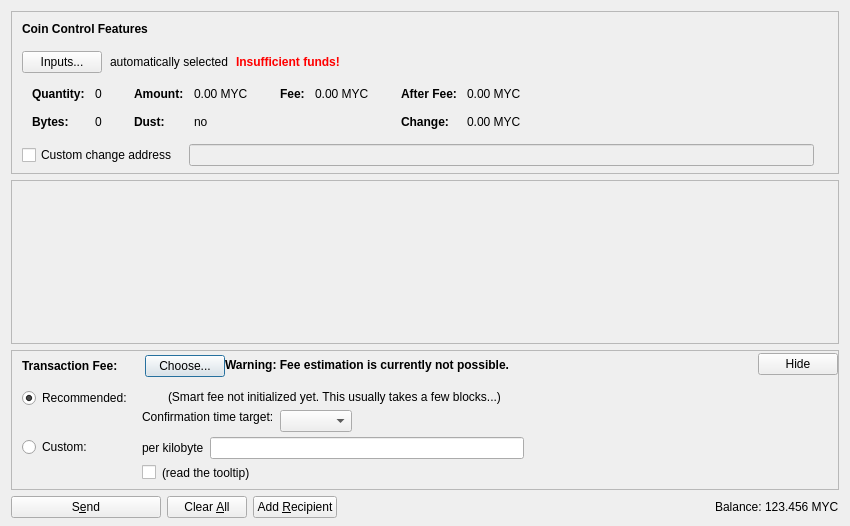
<?xml version="1.0" encoding="UTF-8"?>
<ui version="4.0">
 <class>SendCoinsDialog</class>
 <widget class="QDialog" name="SendCoinsDialog">
  <property name="geometry">
   <rect>
    <x>0</x>
    <y>0</y>
    <width>850</width>
    <height>526</height>
   </rect>
  </property>
  <property name="windowTitle">
   <string>Send Coins</string>
  </property>
  <layout class="QVBoxLayout" name="verticalLayout" stretch="0,1,0,0">
   <property name="bottomMargin">
    <number>8</number>
   </property>
   <item>
    <widget class="QFrame" name="frameCoinControl">
     <property name="sizePolicy">
      <sizepolicy hsizetype="Expanding" vsizetype="Expanding">
       <horstretch>0</horstretch>
       <verstretch>0</verstretch>
      </sizepolicy>
     </property>
     <property name="maximumSize">
      <size>
       <width>16777215</width>
       <height>16777215</height>
      </size>
     </property>
     <property name="frameShape">
      <enum>QFrame::StyledPanel</enum>
     </property>
     <property name="frameShadow">
      <enum>QFrame::Sunken</enum>
     </property>
     <layout class="QVBoxLayout" name="verticalLayoutCoinControl2">
      <property name="spacing">
       <number>0</number>
      </property>
      <property name="leftMargin">
       <number>0</number>
      </property>
      <property name="topMargin">
       <number>0</number>
      </property>
      <property name="rightMargin">
       <number>0</number>
      </property>
      <property name="bottomMargin">
       <number>6</number>
      </property>
      <item>
       <layout class="QVBoxLayout" name="verticalLayoutCoinControl" stretch="0,0,0,0,1">
        <property name="spacing">
         <number>0</number>
        </property>
        <property name="leftMargin">
         <number>10</number>
        </property>
        <property name="topMargin">
         <number>10</number>
        </property>
        <item>
         <layout class="QHBoxLayout" name="horizontalLayoutCoinControl1">
          <property name="bottomMargin">
           <number>15</number>
          </property>
          <item>
           <widget class="QLabel" name="labelCoinControlFeatures">
            <property name="sizePolicy">
             <sizepolicy hsizetype="Preferred" vsizetype="Maximum">
              <horstretch>0</horstretch>
              <verstretch>0</verstretch>
             </sizepolicy>
            </property>
            <property name="font">
             <font>
              <weight>75</weight>
              <bold>true</bold>
             </font>
            </property>
            <property name="styleSheet">
             <string notr="true">font-weight:bold;</string>
            </property>
            <property name="text">
             <string>Coin Control Features</string>
            </property>
           </widget>
          </item>
         </layout>
        </item>
        <item>
         <layout class="QHBoxLayout" name="horizontalLayoutCoinControl2" stretch="0,0,0,0">
          <property name="spacing">
           <number>8</number>
          </property>
          <property name="bottomMargin">
           <number>10</number>
          </property>
          <item>
           <widget class="QPushButton" name="pushButtonCoinControl">
            <property name="styleSheet">
             <string notr="true"/>
            </property>
            <property name="text">
             <string>Inputs...</string>
            </property>
            <property name="autoDefault">
             <bool>false</bool>
            </property>
           </widget>
          </item>
          <item>
           <widget class="QLabel" name="labelCoinControlAutomaticallySelected">
            <property name="text">
             <string>automatically selected</string>
            </property>
            <property name="margin">
             <number>5</number>
            </property>
           </widget>
          </item>
          <item>
           <widget class="QLabel" name="labelCoinControlInsuffFunds">
            <property name="font">
             <font>
              <weight>75</weight>
              <bold>true</bold>
             </font>
            </property>
            <property name="styleSheet">
             <string notr="true">color:red;font-weight:bold;</string>
            </property>
            <property name="text">
             <string>Insufficient funds!</string>
            </property>
            <property name="margin">
             <number>5</number>
            </property>
           </widget>
          </item>
          <item>
           <spacer name="horizontalSpacerCoinControl">
            <property name="orientation">
             <enum>Qt::Horizontal</enum>
            </property>
            <property name="sizeHint" stdset="0">
             <size>
              <width>40</width>
              <height>1</height>
             </size>
            </property>
           </spacer>
          </item>
         </layout>
        </item>
        <item>
         <widget class="QWidget" name="widgetCoinControl" native="true">
          <property name="sizePolicy">
           <sizepolicy hsizetype="Preferred" vsizetype="Preferred">
            <horstretch>0</horstretch>
            <verstretch>0</verstretch>
           </sizepolicy>
          </property>
          <property name="minimumSize">
           <size>
            <width>0</width>
            <height>0</height>
           </size>
          </property>
          <property name="styleSheet">
           <string notr="true"/>
          </property>
          <layout class="QHBoxLayout" name="horizontalLayoutCoinControl5">
           <property name="leftMargin">
            <number>0</number>
           </property>
           <property name="topMargin">
            <number>0</number>
           </property>
           <property name="rightMargin">
            <number>0</number>
           </property>
           <property name="bottomMargin">
            <number>0</number>
           </property>
           <item>
            <layout class="QHBoxLayout" name="horizontalLayoutCoinControl3" stretch="0,0,0,1">
             <property name="spacing">
              <number>20</number>
             </property>
             <property name="topMargin">
              <number>0</number>
             </property>
             <property name="bottomMargin">
              <number>10</number>
             </property>
             <item>
              <layout class="QFormLayout" name="formLayoutCoinControl1">
               <property name="horizontalSpacing">
                <number>10</number>
               </property>
               <property name="verticalSpacing">
                <number>14</number>
               </property>
               <property name="leftMargin">
                <number>10</number>
               </property>
               <property name="topMargin">
                <number>4</number>
               </property>
               <property name="rightMargin">
                <number>6</number>
               </property>
               <item row="0" column="0">
                <widget class="QLabel" name="labelCoinControlQuantityText">
                 <property name="font">
                  <font>
                   <weight>75</weight>
                   <bold>true</bold>
                  </font>
                 </property>
                 <property name="text">
                  <string>Quantity:</string>
                 </property>
                 <property name="margin">
                  <number>0</number>
                 </property>
                </widget>
               </item>
               <item row="0" column="1">
                <widget class="QLabel" name="labelCoinControlQuantity">
                 <property name="cursor">
                  <cursorShape>IBeamCursor</cursorShape>
                 </property>
                 <property name="contextMenuPolicy">
                  <enum>Qt::ActionsContextMenu</enum>
                 </property>
                 <property name="text">
                  <string notr="true">0</string>
                 </property>
                 <property name="margin">
                  <number>0</number>
                 </property>
                 <property name="textInteractionFlags">
                  <set>Qt::LinksAccessibleByMouse|Qt::TextSelectableByKeyboard|Qt::TextSelectableByMouse</set>
                 </property>
                </widget>
               </item>
               <item row="1" column="0">
                <widget class="QLabel" name="labelCoinControlBytesText">
                 <property name="font">
                  <font>
                   <weight>75</weight>
                   <bold>true</bold>
                  </font>
                 </property>
                 <property name="text">
                  <string>Bytes:</string>
                 </property>
                </widget>
               </item>
               <item row="1" column="1">
                <widget class="QLabel" name="labelCoinControlBytes">
                 <property name="cursor">
                  <cursorShape>IBeamCursor</cursorShape>
                 </property>
                 <property name="contextMenuPolicy">
                  <enum>Qt::ActionsContextMenu</enum>
                 </property>
                 <property name="text">
                  <string notr="true">0</string>
                 </property>
                 <property name="textInteractionFlags">
                  <set>Qt::LinksAccessibleByMouse|Qt::TextSelectableByKeyboard|Qt::TextSelectableByMouse</set>
                 </property>
                </widget>
               </item>
              </layout>
             </item>
             <item>
              <layout class="QFormLayout" name="formLayoutCoinControl2">
               <property name="horizontalSpacing">
                <number>10</number>
               </property>
               <property name="verticalSpacing">
                <number>14</number>
               </property>
               <property name="leftMargin">
                <number>6</number>
               </property>
               <property name="topMargin">
                <number>4</number>
               </property>
               <property name="rightMargin">
                <number>6</number>
               </property>
               <item row="0" column="0">
                <widget class="QLabel" name="labelCoinControlAmountText">
                 <property name="font">
                  <font>
                   <weight>75</weight>
                   <bold>true</bold>
                  </font>
                 </property>
                 <property name="text">
                  <string>Amount:</string>
                 </property>
                 <property name="margin">
                  <number>0</number>
                 </property>
                </widget>
               </item>
               <item row="0" column="1">
                <widget class="QLabel" name="labelCoinControlAmount">
                 <property name="cursor">
                  <cursorShape>IBeamCursor</cursorShape>
                 </property>
                 <property name="contextMenuPolicy">
                  <enum>Qt::ActionsContextMenu</enum>
                 </property>
                 <property name="text">
                  <string notr="true">0.00 MYC</string>
                 </property>
                 <property name="textInteractionFlags">
                  <set>Qt::LinksAccessibleByMouse|Qt::TextSelectableByKeyboard|Qt::TextSelectableByMouse</set>
                 </property>
                </widget>
               </item>
               <item row="1" column="0">
                <widget class="QLabel" name="labelCoinControlLowOutputText">
                 <property name="font">
                  <font>
                   <weight>75</weight>
                   <bold>true</bold>
                  </font>
                 </property>
                 <property name="text">
                  <string>Dust:</string>
                 </property>
                </widget>
               </item>
               <item row="1" column="1">
                <widget class="QLabel" name="labelCoinControlLowOutput">
                 <property name="cursor">
                  <cursorShape>IBeamCursor</cursorShape>
                 </property>
                 <property name="contextMenuPolicy">
                  <enum>Qt::ActionsContextMenu</enum>
                 </property>
                 <property name="text">
                  <string notr="true">no</string>
                 </property>
                 <property name="textInteractionFlags">
                  <set>Qt::LinksAccessibleByMouse|Qt::TextSelectableByKeyboard|Qt::TextSelectableByMouse</set>
                 </property>
                </widget>
               </item>
              </layout>
             </item>
             <item>
              <layout class="QFormLayout" name="formLayoutCoinControl3">
               <property name="horizontalSpacing">
                <number>10</number>
               </property>
               <property name="verticalSpacing">
                <number>14</number>
               </property>
               <property name="leftMargin">
                <number>6</number>
               </property>
               <property name="topMargin">
                <number>4</number>
               </property>
               <property name="rightMargin">
                <number>6</number>
               </property>
               <item row="0" column="0">
                <widget class="QLabel" name="labelCoinControlFeeText">
                 <property name="font">
                  <font>
                   <weight>75</weight>
                   <bold>true</bold>
                  </font>
                 </property>
                 <property name="text">
                  <string>Fee:</string>
                 </property>
                 <property name="margin">
                  <number>0</number>
                 </property>
                </widget>
               </item>
               <item row="0" column="1">
                <widget class="QLabel" name="labelCoinControlFee">
                 <property name="cursor">
                  <cursorShape>IBeamCursor</cursorShape>
                 </property>
                 <property name="contextMenuPolicy">
                  <enum>Qt::ActionsContextMenu</enum>
                 </property>
                 <property name="text">
                  <string notr="true">0.00 MYC</string>
                 </property>
                 <property name="textInteractionFlags">
                  <set>Qt::LinksAccessibleByMouse|Qt::TextSelectableByKeyboard|Qt::TextSelectableByMouse</set>
                 </property>
                </widget>
               </item>
              </layout>
             </item>
             <item>
              <layout class="QFormLayout" name="formLayoutCoinControl4">
               <property name="horizontalSpacing">
                <number>10</number>
               </property>
               <property name="verticalSpacing">
                <number>14</number>
               </property>
               <property name="leftMargin">
                <number>6</number>
               </property>
               <property name="topMargin">
                <number>4</number>
               </property>
               <property name="rightMargin">
                <number>6</number>
               </property>
               <item row="0" column="0">
                <widget class="QLabel" name="labelCoinControlAfterFeeText">
                 <property name="font">
                  <font>
                   <weight>75</weight>
                   <bold>true</bold>
                  </font>
                 </property>
                 <property name="text">
                  <string>After Fee:</string>
                 </property>
                 <property name="margin">
                  <number>0</number>
                 </property>
                </widget>
               </item>
               <item row="0" column="1">
                <widget class="QLabel" name="labelCoinControlAfterFee">
                 <property name="cursor">
                  <cursorShape>IBeamCursor</cursorShape>
                 </property>
                 <property name="contextMenuPolicy">
                  <enum>Qt::ActionsContextMenu</enum>
                 </property>
                 <property name="text">
                  <string notr="true">0.00 MYC</string>
                 </property>
                 <property name="textInteractionFlags">
                  <set>Qt::LinksAccessibleByMouse|Qt::TextSelectableByKeyboard|Qt::TextSelectableByMouse</set>
                 </property>
                </widget>
               </item>
               <item row="1" column="0">
                <widget class="QLabel" name="labelCoinControlChangeText">
                 <property name="font">
                  <font>
                   <weight>75</weight>
                   <bold>true</bold>
                  </font>
                 </property>
                 <property name="text">
                  <string>Change:</string>
                 </property>
                </widget>
               </item>
               <item row="1" column="1">
                <widget class="QLabel" name="labelCoinControlChange">
                 <property name="cursor">
                  <cursorShape>IBeamCursor</cursorShape>
                 </property>
                 <property name="contextMenuPolicy">
                  <enum>Qt::ActionsContextMenu</enum>
                 </property>
                 <property name="text">
                  <string notr="true">0.00 MYC</string>
                 </property>
                 <property name="textInteractionFlags">
                  <set>Qt::LinksAccessibleByMouse|Qt::TextSelectableByKeyboard|Qt::TextSelectableByMouse</set>
                 </property>
                </widget>
               </item>
              </layout>
             </item>
            </layout>
           </item>
          </layout>
         </widget>
        </item>
        <item>
         <layout class="QHBoxLayout" name="horizontalLayoutCoinControl4" stretch="0,0,0">
          <property name="spacing">
           <number>12</number>
          </property>
          <property name="sizeConstraint">
           <enum>QLayout::SetDefaultConstraint</enum>
          </property>
          <property name="topMargin">
           <number>5</number>
          </property>
          <property name="rightMargin">
           <number>5</number>
          </property>
          <item>
           <widget class="QCheckBox" name="checkBoxCoinControlChange">
            <property name="toolTip">
             <string>If this is activated, but the change address is empty or invalid, change will be sent to a newly generated address.</string>
            </property>
            <property name="text">
             <string>Custom change address</string>
            </property>
           </widget>
          </item>
          <item>
           <widget class="QValidatedLineEdit" name="lineEditCoinControlChange">
            <property name="enabled">
             <bool>false</bool>
            </property>
            <property name="sizePolicy">
             <sizepolicy hsizetype="Expanding" vsizetype="Fixed">
              <horstretch>0</horstretch>
              <verstretch>0</verstretch>
             </sizepolicy>
            </property>
           </widget>
          </item>
          <item>
           <widget class="QLabel" name="labelCoinControlChangeLabel">
            <property name="sizePolicy">
             <sizepolicy hsizetype="Preferred" vsizetype="Expanding">
              <horstretch>0</horstretch>
              <verstretch>0</verstretch>
             </sizepolicy>
            </property>
            <property name="minimumSize">
             <size>
              <width>0</width>
              <height>0</height>
             </size>
            </property>
            <property name="text">
             <string/>
            </property>
            <property name="margin">
             <number>3</number>
            </property>
           </widget>
          </item>
         </layout>
        </item>
        <item>
         <spacer name="verticalSpacerCoinControl">
          <property name="orientation">
           <enum>Qt::Vertical</enum>
          </property>
          <property name="sizeHint" stdset="0">
           <size>
            <width>800</width>
            <height>1</height>
           </size>
          </property>
         </spacer>
        </item>
       </layout>
      </item>
     </layout>
    </widget>
   </item>
   <item>
    <widget class="QScrollArea" name="scrollArea">
     <property name="widgetResizable">
      <bool>true</bool>
     </property>
     <widget class="QWidget" name="scrollAreaWidgetContents">
      <property name="geometry">
       <rect>
        <x>0</x>
        <y>0</y>
        <width>830</width>
        <height>104</height>
       </rect>
      </property>
      <layout class="QVBoxLayout" name="verticalLayout_2" stretch="0,1">
       <property name="leftMargin">
        <number>0</number>
       </property>
       <property name="topMargin">
        <number>0</number>
       </property>
       <property name="rightMargin">
        <number>0</number>
       </property>
       <property name="bottomMargin">
        <number>0</number>
       </property>
       <item>
        <layout class="QVBoxLayout" name="entries">
         <property name="spacing">
          <number>6</number>
         </property>
        </layout>
       </item>
       <item>
        <spacer name="verticalSpacer">
         <property name="orientation">
          <enum>Qt::Vertical</enum>
         </property>
         <property name="sizeHint" stdset="0">
          <size>
           <width>20</width>
           <height>40</height>
          </size>
         </property>
        </spacer>
       </item>
      </layout>
     </widget>
    </widget>
   </item>
   <item>
    <widget class="QFrame" name="frameFee">
     <property name="sizePolicy">
      <sizepolicy hsizetype="Expanding" vsizetype="Expanding">
       <horstretch>0</horstretch>
       <verstretch>0</verstretch>
      </sizepolicy>
     </property>
     <property name="maximumSize">
      <size>
       <width>16777215</width>
       <height>16777215</height>
      </size>
     </property>
     <property name="frameShape">
      <enum>QFrame::StyledPanel</enum>
     </property>
     <property name="frameShadow">
      <enum>QFrame::Sunken</enum>
     </property>
     <layout class="QVBoxLayout" name="verticalLayoutFee1">
      <property name="spacing">
       <number>0</number>
      </property>
      <property name="leftMargin">
       <number>0</number>
      </property>
      <property name="topMargin">
       <number>0</number>
      </property>
      <property name="rightMargin">
       <number>0</number>
      </property>
      <property name="bottomMargin">
       <number>0</number>
      </property>
      <item>
       <layout class="QVBoxLayout" name="verticalLayoutFee2" stretch="0,0,0">
        <property name="spacing">
         <number>0</number>
        </property>
        <property name="leftMargin">
         <number>10</number>
        </property>
        <property name="topMargin">
         <number>0</number>
        </property>
        <item>
         <layout class="QHBoxLayout" name="horizontalLayoutFee1">
          <property name="bottomMargin">
           <number>0</number>
          </property>
          <item>
           <layout class="QVBoxLayout" name="verticalLayoutFee7">
            <property name="spacing">
             <number>0</number>
            </property>
            <item>
             <spacer name="verticalSpacerSmartFee">
              <property name="orientation">
               <enum>Qt::Vertical</enum>
              </property>
              <property name="sizeType">
               <enum>QSizePolicy::Fixed</enum>
              </property>
              <property name="sizeHint" stdset="0">
               <size>
                <width>1</width>
                <height>4</height>
               </size>
              </property>
             </spacer>
            </item>
            <item>
             <layout class="QHBoxLayout" name="horizontalLayoutSmartFee">
              <property name="spacing">
               <number>10</number>
              </property>
              <item>
               <widget class="QLabel" name="labelFeeHeadline">
                <property name="sizePolicy">
                 <sizepolicy hsizetype="Preferred" vsizetype="Maximum">
                  <horstretch>0</horstretch>
                  <verstretch>0</verstretch>
                 </sizepolicy>
                </property>
                <property name="font">
                 <font>
                  <weight>75</weight>
                  <bold>true</bold>
                 </font>
                </property>
                <property name="styleSheet">
                 <string notr="true">font-weight:bold;</string>
                </property>
                <property name="text">
                 <string>Transaction Fee:</string>
                </property>
               </widget>
              </item>
              <item>
               <widget class="QLabel" name="labelFeeMinimized">
                <property name="text">
                 <string/>
                </property>
               </widget>
              </item>
              <item>
               <widget class="QPushButton" name="buttonChooseFee">
                <property name="text">
                 <string>Choose...</string>
                </property>
               </widget>
              </item>
             </layout>
            </item>
            <item>
             <spacer name="verticalSpacer_5">
              <property name="orientation">
               <enum>Qt::Vertical</enum>
              </property>
              <property name="sizeHint" stdset="0">
               <size>
                <width>1</width>
                <height>1</height>
               </size>
              </property>
             </spacer>
            </item>
           </layout>
          </item>
          <item>
           <widget class="QLabel" name="fallbackFeeWarningLabel">
            <property name="toolTip">
             <string>Using the fallbackfee can result in sending a transaction that will take several hours or days (or never) to confirm. Consider choosing your fee manually or wait until you have validated the complete chain.</string>
            </property>
            <property name="font">
            <font>
                <weight>75</weight>
                <bold>true</bold>
            </font>
            </property>
            <property name="text">
             <string>Warning: Fee estimation is currently not possible.</string>
            </property>
            <property name="wordWrap">
             <bool>false</bool>
            </property>
           </widget>
          </item>
          <item>
           <spacer name="horizontalSpacer_4">
            <property name="orientation">
             <enum>Qt::Horizontal</enum>
            </property>
            <property name="sizeType">
             <enum>QSizePolicy::MinimumExpanding</enum>
            </property>
            <property name="sizeHint" stdset="0">
             <size>
              <width>40</width>
              <height>20</height>
             </size>
            </property>
           </spacer>
          </item>
          <item>
           <widget class="QPushButton" name="buttonMinimizeFee">
            <property name="toolTip">
             <string>collapse fee-settings</string>
            </property>
            <property name="text">
             <string>Hide</string>
            </property>
           </widget>
          </item>
         </layout>
        </item>
        <item>
         <widget class="QFrame" name="frameFeeSelection">
          <layout class="QVBoxLayout" name="verticalLayoutFee12">
           <property name="spacing">
            <number>0</number>
           </property>
           <property name="leftMargin">
            <number>0</number>
           </property>
           <property name="topMargin">
            <number>0</number>
           </property>
           <property name="rightMargin">
            <number>0</number>
           </property>
           <property name="bottomMargin">
            <number>0</number>
           </property>
           <item>
            <layout class="QGridLayout" name="gridLayoutFee">
             <property name="topMargin">
              <number>10</number>
             </property>
             <property name="bottomMargin">
              <number>4</number>
             </property>
             <property name="horizontalSpacing">
              <number>10</number>
             </property>
             <property name="verticalSpacing">
              <number>4</number>
             </property>
             <item row="1" column="1">
              <layout class="QVBoxLayout" name="verticalLayoutFee8">
               <property name="spacing">
                <number>6</number>
               </property>
               <item>
                <layout class="QHBoxLayout" name="horizontalLayoutFee13">
                 <item>
                  <widget class="QLabel" name="labelCustomPerKilobyte">
                   <property name="toolTip">
                    <string>If the custom fee is set to 1000 satoshis and the transaction is only 250 bytes, then &quot;per kilobyte&quot; only pays 250 satoshis in fee, while &quot;total at least&quot; pays 1000 satoshis. For transactions bigger than a kilobyte both pay by kilobyte.</string>
                   </property>
                   <property name="text">
                    <string>per kilobyte</string>
                   </property>
                  </widget>
                 </item>
                 <item>
                  <widget class="BitcoinAmountField" name="customFee"/>
                 </item>
                 <item>
                  <spacer name="horizontalSpacer_6">
                   <property name="orientation">
                    <enum>Qt::Horizontal</enum>
                   </property>
                   <property name="sizeHint" stdset="0">
                    <size>
                     <width>1</width>
                     <height>1</height>
                    </size>
                   </property>
                  </spacer>
                 </item>
                </layout>
               </item>
               <item>
                <layout class="QHBoxLayout" name="horizontalLayoutFee8">
                 <item>
                  <widget class="QCheckBox" name="checkBoxMinimumFee">
                   <property name="toolTip">
                    <string>Paying only the minimum fee is just fine as long as there is less transaction volume than space in the blocks. But be aware that this can end up in a never confirming transaction once there is more demand for mycoin transactions than the network can process.</string>
                   </property>
                   <property name="text">
                    <string/>
                   </property>
                  </widget>
                 </item>
                 <item>
                  <widget class="QLabel" name="labelMinFeeWarning">
                   <property name="enabled">
                    <bool>true</bool>
                   </property>
                   <property name="toolTip">
                    <string>Paying only the minimum fee is just fine as long as there is less transaction volume than space in the blocks. But be aware that this can end up in a never confirming transaction once there is more demand for mycoin transactions than the network can process.</string>
                   </property>
                   <property name="text">
                    <string>(read the tooltip)</string>
                   </property>
                   <property name="margin">
                    <number>5</number>
                   </property>
                  </widget>
                 </item>
                 <item>
                  <spacer name="horizontalSpacer_2">
                   <property name="orientation">
                    <enum>Qt::Horizontal</enum>
                   </property>
                   <property name="sizeHint" stdset="0">
                    <size>
                     <width>1</width>
                     <height>1</height>
                    </size>
                   </property>
                  </spacer>
                 </item>
                </layout>
               </item>
              </layout>
             </item>
             <item row="0" column="0">
              <layout class="QVBoxLayout" name="verticalLayoutFee4" stretch="0,1">
               <item>
                <widget class="QRadioButton" name="radioSmartFee">
                 <property name="text">
                  <string>Recommended:</string>
                 </property>
                 <property name="checked">
                  <bool>true</bool>
                 </property>
                 <attribute name="buttonGroup">
                  <string notr="true">groupFee</string>
                 </attribute>
                </widget>
               </item>
               <item>
                <spacer name="verticalSpacer_2">
                 <property name="orientation">
                  <enum>Qt::Vertical</enum>
                 </property>
                 <property name="sizeHint" stdset="0">
                  <size>
                   <width>1</width>
                   <height>1</height>
                  </size>
                 </property>
                </spacer>
               </item>
              </layout>
             </item>
             <item row="1" column="0">
              <layout class="QVBoxLayout" name="verticalLayoutFee9" stretch="0,1">
               <item>
                <widget class="QRadioButton" name="radioCustomFee">
                 <property name="text">
                  <string>Custom:</string>
                 </property>
                 <attribute name="buttonGroup">
                  <string notr="true">groupFee</string>
                 </attribute>
                </widget>
               </item>
               <item>
                <spacer name="verticalSpacer_6">
                 <property name="orientation">
                  <enum>Qt::Vertical</enum>
                 </property>
                 <property name="sizeHint" stdset="0">
                  <size>
                   <width>1</width>
                   <height>1</height>
                  </size>
                 </property>
                </spacer>
               </item>
              </layout>
             </item>
             <item row="0" column="1">
              <layout class="QVBoxLayout" name="verticalLayoutFee3" stretch="0,0,1">
               <property name="spacing">
                <number>6</number>
               </property>
               <property name="topMargin">
                <number>2</number>
               </property>
               <item>
                <layout class="QHBoxLayout" name="horizontalLayoutFee12">
                 <item>
                  <widget class="QLabel" name="labelSmartFee">
                   <property name="text">
                    <string/>
                   </property>
                   <property name="margin">
                    <number>2</number>
                   </property>
                  </widget>
                 </item>
                 <item>
                  <widget class="QLabel" name="labelFeeEstimation">
                   <property name="text">
                    <string/>
                   </property>
                  </widget>
                 </item>
                 <item>
                  <widget class="QLabel" name="labelSmartFee2">
                   <property name="text">
                    <string>(Smart fee not initialized yet. This usually takes a few blocks...)</string>
                   </property>
                   <property name="margin">
                    <number>2</number>
                   </property>
                  </widget>
                 </item>
                 <item>
                  <spacer name="horizontalSpacer_5">
                   <property name="orientation">
                    <enum>Qt::Horizontal</enum>
                   </property>
                   <property name="sizeHint" stdset="0">
                    <size>
                     <width>1</width>
                     <height>1</height>
                    </size>
                   </property>
                  </spacer>
                 </item>
                </layout>
               </item>
               <item>
                <layout class="QHBoxLayout" name="horizontalLayoutFee9">
                 <item>
                  <layout class="QVBoxLayout" name="verticalLayoutFee6">
                   <item>
                    <widget class="QLabel" name="labelSmartFee3">
                     <property name="text">
                      <string>Confirmation time target:</string>
                     </property>
                     <property name="margin">
                      <number>2</number>
                     </property>
                    </widget>
                   </item>
                   <item>
                    <spacer name="verticalSpacer_3">
                     <property name="orientation">
                      <enum>Qt::Vertical</enum>
                     </property>
                     <property name="sizeHint" stdset="0">
                      <size>
                       <width>1</width>
                       <height>1</height>
                      </size>
                     </property>
                    </spacer>
                   </item>
                  </layout>
                 </item>
                 <item>
                  <layout class="QVBoxLayout" name="verticalLayoutFee5">
                   <property name="rightMargin">
                    <number>30</number>
                   </property>
                   <item>
                    <layout class="QHBoxLayout" name="horizontalLayoutConfTarget">
                     <property name="bottomMargin">
                      <number>0</number>
                     </property>
                     <item>
                      <widget class="QComboBox" name="confTargetSelector"/>
                     </item>
                     <item>
                      <spacer name="horizontalSpacerConfTarget">
                       <property name="orientation">
                        <enum>Qt::Horizontal</enum>
                       </property>
                       <property name="sizeHint" stdset="0">
                        <size>
                         <width>40</width>
                         <height>20</height>
                        </size>
                       </property>
                      </spacer>
                     </item>
                    </layout>
                   </item>
                  </layout>
                 </item>
                </layout>
               </item>
               <item>
                <spacer name="verticalSpacer_4">
                 <property name="orientation">
                  <enum>Qt::Vertical</enum>
                 </property>
                 <property name="sizeHint" stdset="0">
                  <size>
                   <width>1</width>
                   <height>1</height>
                  </size>
                 </property>
                </spacer>
               </item>
              </layout>
             </item>
            </layout>
           </item>
          </layout>
         </widget>
        </item>
        <item>
         <spacer name="verticalSpacerFee">
          <property name="orientation">
           <enum>Qt::Vertical</enum>
          </property>
          <property name="sizeHint" stdset="0">
           <size>
            <width>40</width>
            <height>5</height>
           </size>
          </property>
         </spacer>
        </item>
       </layout>
      </item>
     </layout>
    </widget>
   </item>
   <item>
    <layout class="QHBoxLayout" name="horizontalLayout">
     <item>
      <widget class="QPushButton" name="sendButton">
       <property name="minimumSize">
        <size>
         <width>150</width>
         <height>0</height>
        </size>
       </property>
       <property name="toolTip">
        <string>Confirm the send action</string>
       </property>
       <property name="text">
        <string>S&amp;end</string>
       </property>
       <property name="icon">
        <iconset resource="../bitcoin.qrc">
         <normaloff>:/icons/send</normaloff>:/icons/send</iconset>
       </property>
       <property name="autoDefault">
        <bool>false</bool>
       </property>
       <property name="default">
        <bool>false</bool>
       </property>
      </widget>
     </item>
     <item>
      <widget class="QPushButton" name="clearButton">
       <property name="sizePolicy">
        <sizepolicy hsizetype="Minimum" vsizetype="Fixed">
         <horstretch>0</horstretch>
         <verstretch>0</verstretch>
        </sizepolicy>
       </property>
       <property name="toolTip">
        <string>Clear all fields of the form.</string>
       </property>
       <property name="text">
        <string>Clear &amp;All</string>
       </property>
       <property name="icon">
        <iconset resource="../bitcoin.qrc">
         <normaloff>:/icons/remove</normaloff>:/icons/remove</iconset>
       </property>
       <property name="autoDefault">
        <bool>false</bool>
       </property>
      </widget>
     </item>
     <item>
      <widget class="QPushButton" name="addButton">
       <property name="toolTip">
        <string>Send to multiple recipients at once</string>
       </property>
       <property name="text">
        <string>Add &amp;Recipient</string>
       </property>
       <property name="icon">
        <iconset resource="../bitcoin.qrc">
         <normaloff>:/icons/add</normaloff>:/icons/add</iconset>
       </property>
       <property name="autoDefault">
        <bool>false</bool>
       </property>
      </widget>
     </item>
     <item>
      <spacer name="horizontalSpacer">
       <property name="orientation">
        <enum>Qt::Horizontal</enum>
       </property>
       <property name="sizeHint" stdset="0">
        <size>
         <width>40</width>
         <height>20</height>
        </size>
       </property>
      </spacer>
     </item>
     <item>
      <layout class="QHBoxLayout" name="horizontalLayout_2">
       <property name="spacing">
        <number>3</number>
       </property>
       <item>
        <widget class="QLabel" name="label">
         <property name="sizePolicy">
          <sizepolicy hsizetype="Preferred" vsizetype="Fixed">
           <horstretch>0</horstretch>
           <verstretch>0</verstretch>
          </sizepolicy>
         </property>
         <property name="text">
          <string>Balance:</string>
         </property>
        </widget>
       </item>
       <item>
        <widget class="QLabel" name="labelBalance">
         <property name="sizePolicy">
          <sizepolicy hsizetype="Preferred" vsizetype="Fixed">
           <horstretch>0</horstretch>
           <verstretch>0</verstretch>
          </sizepolicy>
         </property>
         <property name="cursor">
          <cursorShape>IBeamCursor</cursorShape>
         </property>
         <property name="text">
          <string notr="true">123.456 MYC</string>
         </property>
         <property name="textInteractionFlags">
          <set>Qt::LinksAccessibleByMouse|Qt::TextSelectableByKeyboard|Qt::TextSelectableByMouse</set>
         </property>
        </widget>
       </item>
      </layout>
     </item>
    </layout>
   </item>
  </layout>
 </widget>
 <customwidgets>
  <customwidget>
   <class>QValidatedLineEdit</class>
   <extends>QLineEdit</extends>
   <header>qt/qvalidatedlineedit.h</header>
  </customwidget>
  <customwidget>
   <class>BitcoinAmountField</class>
   <extends>QLineEdit</extends>
   <header>qt/bitcoinamountfield.h</header>
   <container>1</container>
  </customwidget>
 </customwidgets>
 <resources>
  <include location="../bitcoin.qrc"/>
 </resources>
 <connections/>
 <buttongroups>
  <buttongroup name="groupFee"/>
 </buttongroups>
</ui>
